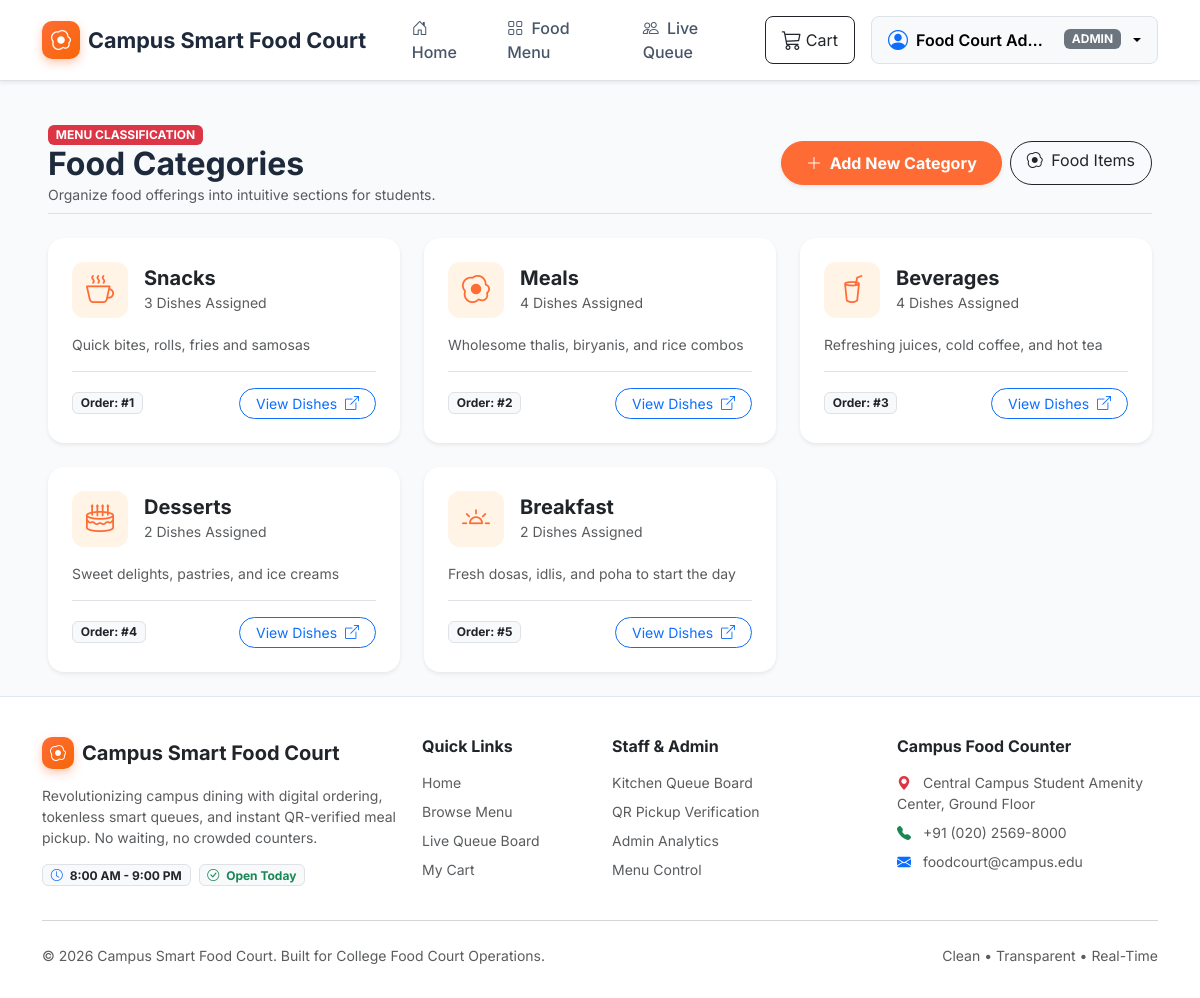
The app's page /admin/categories (signed in) with its own data.
### app/models.py (models this page shows, shortened)
class ApplicationSetting(db.Model):
    __tablename__ = 'application_settings'
    id = db.Column(db.Integer, primary_key=True, autoincrement=True)
    key = db.Column(db.String(50), unique=True, nullable=False, index=True)
    value = db.Column(db.String(255), nullable=False)
    description = db.Column(db.String(255), nullable=True)
    @classmethod
    def get_value(cls, key, default=None):
        setting = cls.query.filter_by(key=key).first()
        return setting.value if setting else default

class User(db.Model):
    __tablename__ = 'users'
    id = db.Column(db.Integer, primary_key=True, autoincrement=True)
    username = db.Column(db.String(50), unique=True, nullable=False, index=True)
    email = db.Column(db.String(120), unique=True, nullable=False, index=True)
    password_hash = db.Column(db.String(255), nullable=False)
    full_name = db.Column(db.String(100), nullable=False)
    phone = db.Column(db.String(20), nullable=True)
    role = db.Column(db.String(20), nullable=False, default=UserRole.STUDENT)
    is_active = db.Column(db.Boolean, default=True, nullable=False)
    created_at = db.Column(db.DateTime, default=datetime.utcnow, nullable=False)
    updated_at = db.Column(db.DateTime, default=datetime.utcnow, onupdate=datetime.utcnow, nullable=False)
    orders = db.relationship('Order', back_populates='user', lazy='dynamic')
    @property
    def is_admin(self):
        return self.role == UserRole.ADMIN
    @property
    def is_staff(self):
        return self.role in [UserRole.STAFF, UserRole.ADMIN]

class Category(db.Model):
    __tablename__ = 'categories'
    id = db.Column(db.Integer, primary_key=True, autoincrement=True)
    name = db.Column(db.String(60), unique=True, nullable=False)
    description = db.Column(db.String(255), nullable=True)
    icon = db.Column(db.String(60), default='bi-cup-hot', nullable=False)
    display_order = db.Column(db.Integer, default=0, nullable=False)
    is_active = db.Column(db.Boolean, default=True, nullable=False)
    created_at = db.Column(db.DateTime, default=datetime.utcnow, nullable=False)
    updated_at = db.Column(db.DateTime, default=datetime.utcnow, onupdate=datetime.utcnow, nullable=False)
    items = db.relationship('MenuItem', back_populates='category', cascade='all, delete-orphan', lazy='dynamic')

### app/admin/routes.py (the view, shortened to what this page needs)
@admin_bp.route('/categories', methods=['GET', 'POST'])
@admin_required
def categories():
    all_cats = Category.query.order_by(Category.display_order.asc(), Category.name.asc()).all()
    return render_template('admin/categories.html', categories=all_cats)

### app/auth/utils.py (called while the page is built)
def admin_required(f):
    @wraps(f)
    def decorated_function(*args, **kwargs):
        if not g.current_user:
            flash("Administrator login required.", "warning")
            return redirect(url_for('auth.login', next=request.url))
        if not g.current_user.is_admin:
            flash("Access denied: Administrator privileges required.", "danger")
            abort(403)
        return f(*args, **kwargs)
    return decorated_function

### app/templates/admin/categories.html (shortened to what this page needs)
{% extends "base.html" %}
{% block content %}
<div class="container-fluid py-4 px-md-5">
    <div class="d-flex flex-wrap justify-content-between align-items-center mb-4 pb-2 border-bottom">
        <div>
            <span class="badge bg-danger text-uppercase fw-bold">Menu Classification</span>
            <h2 class="fw-bold mb-0">Food Categories</h2>
            <p class="text-muted small mb-0">Organize food offerings into intuitive sections for students.</p>
        </div>
        <div class="d-flex gap-2 mt-3 mt-md-0">
            <button type="button" class="btn btn-primary fw-bold rounded-pill px-4 shadow-sm" data-bs-toggle="modal" data-bs-target="#addCategoryModal">
                <i class="bi bi-plus-lg me-1"></i> Add New Category
            </button>
            <a href="{{ url_for('admin.menu_management') }}" class="btn btn-outline-dark rounded-pill px-3">
                <i class="bi bi-egg-fried me-1"></i> Food Items
            </a>
        </div>
    </div>
    <div class="row g-4">
        {% for cat in categories %}
            <div class="col-md-6 col-lg-4">
                <div class="card border-0 shadow-sm rounded-4 p-4 bg-white h-100">
                    <div class="d-flex align-items-center gap-3 mb-3">
                        <div class="category-icon-box m-0">
                            <i class="bi {{ cat.icon }}"></i>
                        </div>
                        <div>
                            <h5 class="fw-bold mb-0">{{ cat.name }}</h5>
                            <small class="text-muted">{{ cat.items.count() }} Dishes Assigned</small>
                        </div>
                    </div>
                    <p class="text-muted small mb-3 flex-grow-1">{{ cat.description or 'No category description provided.' }}</p>
                    <div class="d-flex justify-content-between align-items-center pt-3 border-top">
                        <span class="badge bg-light text-dark border">Order: #{{ cat.display_order }}</span>
                        <a href="{{ url_for('student.menu', category=cat.id) }}" class="btn btn-sm btn-outline-primary rounded-pill px-3" target="_blank">
                            View Dishes <i class="bi bi-box-arrow-up-right ms-1"></i>
                        </a>
                    </div>
                </div>
            </div>
        {% endfor %}
    </div>
</div>
{% endblock %}

### app/templates/base.html (shortened to what this page needs)
<!DOCTYPE html>
<html lang="en">
<head>
    <link href="https://cdn.jsdelivr.net/npm/bootstrap@5.3.3/dist/css/bootstrap.min.css" rel="stylesheet">
    <link href="https://cdn.jsdelivr.net/npm/bootstrap-icons@1.11.3/font/bootstrap-icons.min.css" rel="stylesheet">
    <link rel="stylesheet" href="{{ url_for('static', filename='css/style.css') }}">
</head>
<body data-page="{% block page_id %}{% endblock %}">
    <div id="toast-container" class="toast-container position-fixed bottom-0 end-0 p-3" style="z-index: 1090;"></div>
    <nav class="navbar navbar-expand-lg navbar-light bg-white border-bottom sticky-top shadow-sm py-2">
        <div class="container">
            <a class="navbar-brand" href="{{ url_for('student.home') }}">
                <div class="brand-icon">
                    <i class="bi bi-egg-fried"></i>
                </div>
                <span>{{ food_court_name }}</span>
            </a>
            <div class="collapse navbar-collapse" id="navbarContent">
                <ul class="navbar-nav me-auto mb-2 mb-lg-0 ms-lg-3">
                    <li class="nav-item">
                        <a class="nav-link" href="{{ url_for('student.home') }}">
                            <i class="bi bi-house-door me-1"></i> Home
                        </a>
                    </li>
                    <li class="nav-item">
                        <a class="nav-link" href="{{ url_for('student.menu') }}">
                            <i class="bi bi-grid me-1"></i> Food Menu
                        </a>
                    </li>
                    <li class="nav-item">
                        <a class="nav-link" href="{{ url_for('student.live_queue') }}">
                            <i class="bi bi-people me-1"></i> Live Queue
                        </a>
                    </li>
                </ul>
                <div class="d-flex align-items-center gap-2">
                    <a href="{{ url_for('student.cart') }}" class="btn btn-outline-dark position-relative d-flex align-items-center px-3 py-2 rounded-3 me-2">
                        <i class="bi bi-cart3 fs-5 me-1"></i>
                        <span>Cart</span>
                    </a>
                    {% if current_user %}
                        <div class="dropdown">
                            <button class="btn btn-light dropdown-toggle border d-flex align-items-center gap-2 px-3 py-2 rounded-3" type="button" data-bs-toggle="dropdown" aria-expanded="false">
                                <i class="bi bi-person-circle fs-5 text-primary"></i>
                                <span class="fw-semibold text-truncate" style="max-width: 140px;">{{ current_user.full_name }}</span>
                                <span class="badge bg-secondary text-uppercase small">{{ current_user.role }}</span>
                            </button>
                        </div>
                    {% endif %}
                </div>
            </div>
        </div>
    </nav>
    <main>
        {% block content %}{% endblock %}
    </main>
    <footer>
        <div class="container">
            <div class="row g-4 mb-4">
                <div class="col-lg-4 col-md-6">
                    <div class="d-flex align-items-center gap-2 mb-3">
                        <div class="brand-icon" style="width: 32px; height: 32px; font-size: 1rem;">
                            <i class="bi bi-egg-fried"></i>
                        </div>
                        <h5 class="fw-bold mb-0 text-dark">{{ food_court_name }}</h5>
                    </div>
                    <p class="small text-muted mb-3">
                        Revolutionizing campus dining with digital ordering, tokenless smart queues, and instant QR-verified meal pickup. No waiting, no crowded counters.
                    </p>
                    <div class="d-flex gap-2">
                        <span class="badge bg-light text-dark border"><i class="bi bi-clock me-1 text-primary"></i> 8:00 AM - 9:00 PM</span>
                        <span class="badge bg-light text-success border"><i class="bi bi-check-circle me-1"></i> Open Today</span>
                    </div>
                </div>
                <div class="col-lg-2 col-md-6">
                    <h6 class="fw-bold text-dark mb-3">Quick Links</h6>
                    <ul class="list-unstyled small">
                        <li class="mb-2"><a href="{{ url_for('student.home') }}" class="text-decoration-none text-muted">Home</a></li>
                        <li class="mb-2"><a href="{{ url_for('student.menu') }}" class="text-decoration-none text-muted">Browse Menu</a></li>
                        <li class="mb-2"><a href="{{ url_for('student.live_queue') }}" class="text-decoration-none text-muted">Live Queue Board</a></li>
                        <li class="mb-2"><a href="{{ url_for('student.cart') }}" class="text-decoration-none text-muted">My Cart</a></li>
                    </ul>
                </div>
                <div class="col-lg-3 col-md-6">
                    <h6 class="fw-bold text-dark mb-3">Staff & Admin</h6>
                    <ul class="list-unstyled small">
                        <li class="mb-2"><a href="{{ url_for('staff.dashboard') }}" class="text-decoration-none text-muted">Kitchen Queue Board</a></li>
                        <li class="mb-2"><a href="{{ url_for('staff.verify_pickup') }}" class="text-decoration-none text-muted">QR Pickup Verification</a></li>
                        <li class="mb-2"><a href="{{ url_for('admin.dashboard') }}" class="text-decoration-none text-muted">Admin Analytics</a></li>
                        <li class="mb-2"><a href="{{ url_for('admin.menu_management') }}" class="text-decoration-none text-muted">Menu Control</a></li>
                    </ul>
                </div>
                <div class="col-lg-3 col-md-6">
                    <h6 class="fw-bold text-dark mb-3">Campus Food Counter</h6>
                    <p class="small text-muted mb-2">
                        <i class="bi bi-geo-alt-fill text-danger me-2"></i> Central Campus Student Amenity Center, Ground Floor
                    </p>
                    <p class="small text-muted mb-2">
                        <i class="bi bi-telephone-fill text-success me-2"></i> +91 (020) 2569-8000
                    </p>
                    <p class="small text-muted mb-0">
                        <i class="bi bi-envelope-fill text-primary me-2"></i> foodcourt@campus.edu
                    </p>
                </div>
            </div>
            <hr class="text-muted opacity-25">
            <div class="d-flex flex-column flex-sm-row justify-content-between align-items-center py-2">
                <p class="small text-muted mb-0">&copy; 2026 {{ food_court_name }}. Built for College Food Court Operations.</p>
                <div class="small text-muted">
                    <span>Clean &bull; Transparent &bull; Real-Time</span>
                </div>
            </div>
        </div>
    </footer>
</body>
</html>

### app/static/css/style.css (style rules this page uses)
:root { --primary-orange: #ff6b35; --primary-orange-hover: #e8590c; --primary-orange-light: #fff4e6; --primary-green: #15803d; --primary-green-hover: #166534; --primary-green-light: #dcfce7; --accent-yellow: #f59f00; --dark-slate: #1e293b; --text-muted: #64748b; --bg-light: #f8fafc; --card-shadow: 0 10px 25px -5px rgba(0, 0, 0, 0.05), 0 8px 10px -6px rgba(0, 0, 0, 0.05); --card-shadow-hover: 0 20px 25px -5px rgba(0, 0, 0, 0.1), 0 10px 10px -5px rgba(0, 0, 0, 0.04); }
body { font-family: 'Inter', system-ui, -apple-system, BlinkMacSystemFont, 'Segoe UI', Roboto, sans-serif; background-color: var(--bg-light); color: var(--dark-slate); min-height: 100vh; display: flex; flex-direction: column; }
main { flex: 1 0 auto; }
.navbar-brand { font-weight: 700; font-size: 1.35rem; color: var(--dark-slate) !important; display: flex; align-items: center; gap: 0.5rem; }
.brand-icon { width: 38px; height: 38px; border-radius: 10px; background: linear-gradient(135deg, var(--primary-orange), #f76707); color: white; display: flex; align-items: center; justify-content: center; font-size: 1.25rem; box-shadow: 0 4px 10px rgba(255, 107, 53, 0.35); }
.nav-link { font-weight: 500; color: #475569 !important; padding: 0.5rem 0.85rem !important; border-radius: 8px; transition: all 0.2s ease; }
.btn-primary { background-color: var(--primary-orange); border-color: var(--primary-orange); font-weight: 600; padding: 0.55rem 1.25rem; border-radius: 8px; transition: all 0.2s ease; }
.category-icon-box { width: 56px; height: 56px; border-radius: 12px; background-color: var(--primary-orange-light); color: var(--primary-orange); display: flex; align-items: center; justify-content: center; font-size: 1.75rem; margin: 0 auto 0.75rem auto; }
footer { background-color: white; border-top: 1px solid #e2e8f0; padding: 2.5rem 0 1.5rem 0; color: #64748b; margin-top: auto; }

### records on screen
ApplicationSetting: value "Campus Smart Food Court"
User: full_name "Food Court Ad…", role "ADMIN"
Category: name "Snacks", items.count "3", description "Quick bites, rolls, fries and samosas", display_order "1"
Category: name "Meals", items.count "4", description "Wholesome thalis, biryanis, and rice combos", display_order "2"
Category: name "Beverages", items.count "4", description "Refreshing juices, cold coffee, and hot tea", display_order "3"
Category: name "Desserts", items.count "2", description "Sweet delights, pastries, and ice creams", display_order "4"
Category: name "Breakfast", items.count "2", description "Fresh dosas, idlis, and poha to start the day", display_order "5"
